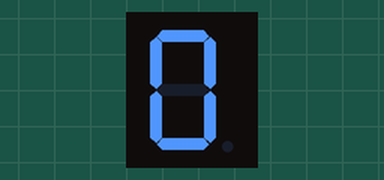
Simulated run of this sketch. Board: Arduino Uno, built with avr-gcc and run on an emulated ATmega328P. Parts: 1-digit seven-segment display. Wiring (inferred from the names in the program): 1-digit 7-segment display, segments lit when HIGH: segments pin 10, pin 9, pin 8, pin 13, pin 12, pin 11, pin 7. The segment pins are drawn as the display they are named for.

Above: at 0.1 s.
At 0.6 s:
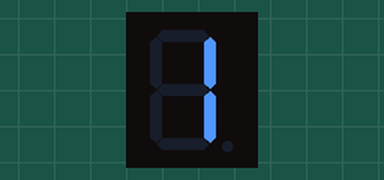
At 1.1 s:
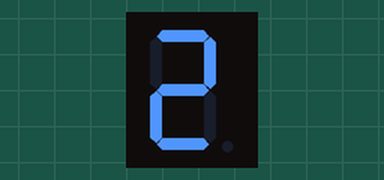
At 2.1 s:
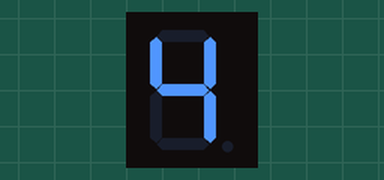
At 3.1 s:
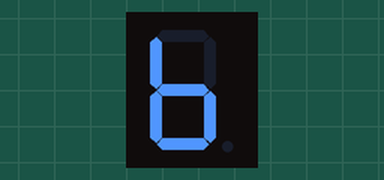
At 4.6 s:
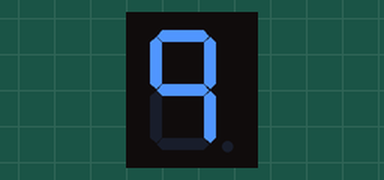

The sketch:

002_Display_7Segments.ino
```cpp
/**********************************************************************************
**                                                                               **
**                            Display de 7 segments                              **
**                                                                               **
**                                                                               **
**********************************************************************************/

//********** Includes *************************************************************

//********** Variables ************************************************************
const int ledg = 7;          // donar nom al pin 7 de l’Arduino
const int ledc = 8;          // donar nom al pin 8 de l’Arduino
const int ledb = 9;          // donar nom al pin 9 de l’Arduino
const int leda = 10;         // donar nom al pin 10 de l’Arduino
const int ledf = 11;         // donar nom al pin 11 de l’Arduino
const int lede = 12;         // donar nom al pin 12 de l’Arduino
const int ledd = 13;         // donar nom al pin 13 de l’Arduino

//********** Setup ****************************************************************
void setup()
{
  pinMode(leda, OUTPUT);
  pinMode(ledb, OUTPUT);
  pinMode(ledc, OUTPUT);
  pinMode(ledd, OUTPUT);
  pinMode(lede, OUTPUT);
  pinMode(ledf, OUTPUT);
  pinMode(ledg, OUTPUT);
}

//********** Loop *****************************************************************
void loop()
{
  digitalWrite(leda, HIGH);    //0
  digitalWrite(ledb, HIGH);
  digitalWrite(ledc, HIGH);
  digitalWrite(ledd, HIGH);
  digitalWrite(lede, HIGH);
  digitalWrite(ledf, HIGH);
  digitalWrite(ledg, LOW);
  delay(500);                  // es queden leds 500ms encesos

  digitalWrite(ledd, LOW);     //1
  digitalWrite(ledb, HIGH);
  digitalWrite(leda, LOW);
  digitalWrite(ledc, HIGH);
  digitalWrite(ledf, LOW);
  digitalWrite(lede, LOW);

  delay(500);                  // es queden leds 500ms apagats
  digitalWrite(leda, HIGH);     //2
  digitalWrite(ledb, HIGH);
  digitalWrite(ledg, HIGH);
  digitalWrite(lede, HIGH);
  digitalWrite(ledd, HIGH);
  digitalWrite(ledc, LOW);
  delay(500);                  // es queden leds 500ms apagats
  digitalWrite(leda, HIGH);     //3
  digitalWrite(ledd, HIGH);
  digitalWrite(ledc, HIGH);
  digitalWrite(ledb, HIGH);
  digitalWrite(ledg, HIGH);
  digitalWrite(lede, LOW);
  digitalWrite(ledf, LOW);
  delay(500);                  // es queden leds 500ms apagats
  digitalWrite(leda, LOW);     //4
  digitalWrite(ledb, HIGH);
  digitalWrite(ledc, HIGH);
  digitalWrite(ledd, LOW);
  digitalWrite(lede, LOW);
  digitalWrite(ledf, HIGH);
  digitalWrite(ledg, HIGH);
  delay(500);                  // es queden leds 500ms apagats
  digitalWrite(ledf, HIGH);     //5
  digitalWrite(lede, LOW);
  digitalWrite(leda, HIGH);
  digitalWrite(ledg, HIGH);
  digitalWrite(ledd, HIGH);
  digitalWrite(ledb, LOW);
  digitalWrite(ledc, HIGH);
  delay(500);                  // es queden leds 500ms apagats
  digitalWrite(ledf, HIGH);     //6
  digitalWrite(lede, HIGH);
  digitalWrite(leda, LOW);
  digitalWrite(ledg, HIGH);
  digitalWrite(ledd, HIGH);
  digitalWrite(ledb, LOW);
  digitalWrite(ledc, HIGH);
  delay(500);                  // es queden leds 500ms apagats
  digitalWrite(ledf, LOW);     //7
  digitalWrite(lede, LOW);
  digitalWrite(leda, HIGH);
  digitalWrite(ledg, LOW);
  digitalWrite(ledd, LOW);
  digitalWrite(ledb, HIGH);
  digitalWrite(ledc, HIGH);
  delay(500);                  // es queden leds 500ms apagats
  digitalWrite(ledf, HIGH);     //8
  digitalWrite(lede, HIGH);
  digitalWrite(leda, HIGH);
  digitalWrite(ledg, HIGH);
  digitalWrite(ledd, HIGH);
  digitalWrite(ledb, HIGH);
  digitalWrite(ledc, HIGH);
  delay(500);                  // es queden leds 500ms apagats
  digitalWrite(ledf, HIGH);     //9
  digitalWrite(lede, LOW);
  digitalWrite(leda, HIGH);
  digitalWrite(ledg, HIGH);
  digitalWrite(ledd, LOW);
  digitalWrite(ledb, HIGH);
  digitalWrite(ledc, HIGH);
  delay(500);                  // es queden leds 500ms apagats
}

//********** Funcions *************************************************************
```

Measured:
- by itself, everything shown: repeats every 5.0 s, in 10 steps
- what the display in image 1 shows lasts 0.5 s, from 0.5 s to 1.0 s
